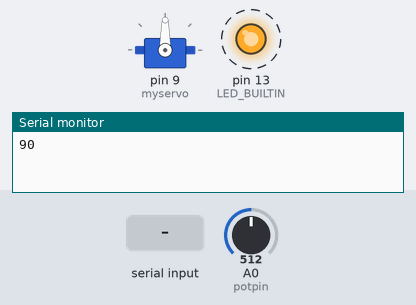
A sketch run on a simulated Arduino Uno, built with avr-gcc and run on an emulated ATmega328P. Parts: servo, output pins drawn as LEDs (lit = HIGH), the last lines printed to the serial monitor. Dashed ring = blinking. Inputs (shaded band) come from the test bench; at power-on: A0 (potpin) = 512.

Above: at 1.25 s.
1.3 s: byte 30 received over Serial
At 2.5 s:
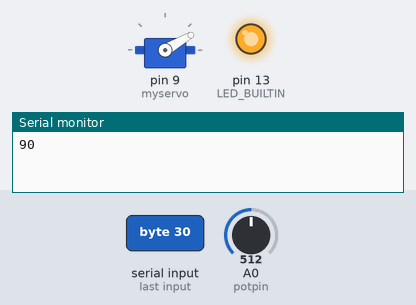
2.8 s: A0 (potpin) set to 716
At 4.75 s:
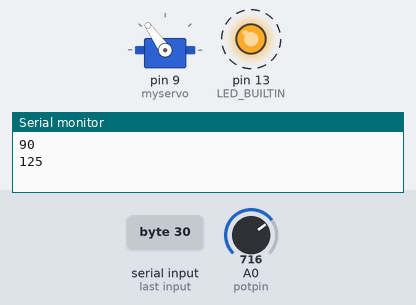
5.8 s: A0 (potpin) set to 900
At 5.95 s:
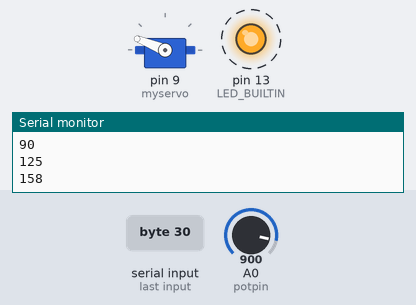
8.8 s: A0 (potpin) set to 1023
At 8.96 s:
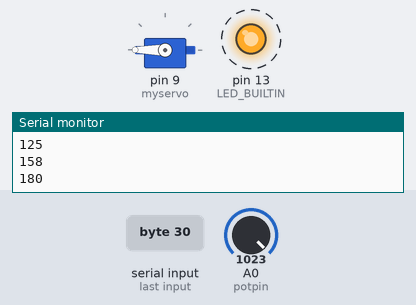
11.8 s: A0 (potpin) set to 306
At 11.96 s:
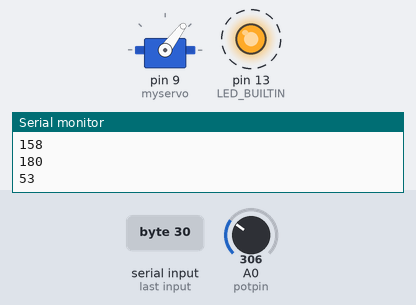
14.8 s: A0 (potpin) set to 122
At 15.27 s:
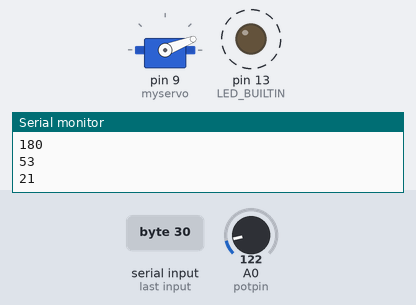
Timing chart, 0 to 18.8 s (numbered marks = the images above; inputs shaded):
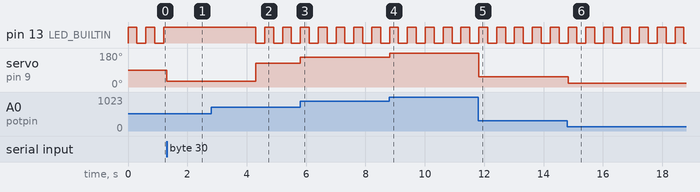

Measured:
- after the input at 1.3 s, pin 13 (LED_BUILTIN): stops changing and stays HIGH; servo on pin 9 (myservo): 90° → 30° at once
- after the input at 2.8 s, servo on pin 9 (myservo): 30° → 125° after 1.5 s
- after the input at 5.8 s, servo on pin 9 (myservo): 125° → 158° at once
- after the input at 8.8 s, servo on pin 9 (myservo): 158° → 180° at once
- after the input at 11.8 s, servo on pin 9 (myservo): 180° → 53° at once
- after the input at 14.8 s, servo on pin 9 (myservo): 53° → 21° at once
- by itself, pin 13 (LED_BUILTIN): alternates HIGH for 0.30 s and LOW for 0.30 s

The sketch:

uno_servo_control.ino
```cpp
/********************************************************************************************
 * Author:       I-Tang (Eden) Chiang <edenchiang12657@gmail.com>
 * Date:         Oct. 28, 2025
 * Description:  Code for receiving data from OOCSI and send the angle data to Arduino UNO
 *               via the serial port, and the UNO move servo to the specific angle
 * Reference:
 *     - Reading data from serial port
 *       https://processing.org/reference/libraries/serial/Serial_readStringUntil_.html
 *     - Moving servo
 *       https://docs.arduino.cc/learn/electronics/servo-motors/
 *     - Read analog input
 *       https://docs.arduino.cc/tutorials/uno-rev3/AnalogReadSerial/
 *     - Writing data to serial port
 *       https://processing.org/reference/libraries/serial/Serial_write_.html
 *
 ********************************************************************************************/
// include servo library
#include <Servo.h>

// create Servo object to control a servo
Servo myservo;

// analog pin used to connect the potentiometer
int potpin = A0;
// variable to read the value from the analog pin
int val;

// build-in LED setup
unsigned long LEDMS = 0;

// last angle from serial port
int lastAngle = 0;

// flow control
bool hasSerialInput = false;
unsigned long lastSerialInputMS = 0;

void setup() {
  // opens serial port, sets data rate to 9600 bps
  Serial.begin(9600);
  lastSerialInputMS = millis();

  // init build-in LED
  pinMode(LED_BUILTIN, OUTPUT);
  digitalWrite(LED_BUILTIN, HIGH);
  LEDMS = millis();

  // init servo, link it to pin 9
  myservo.attach(9);
}

void loop() {

  // triggered as serial port has something is coming in (from Processing)
  while (Serial.available() > 0) {
    // keep builtin LED HIGH for remote mode
    digitalWrite(LED_BUILTIN, HIGH);

    // read incoming data as integer
    int angle = Serial.read();

    // if angle is different from lastAngle, set lastAngle as angle
    // and move servo to angle
    if (lastAngle != angle) {
      // move servo
      myservo.write(angle);
      // update lastAngle
      lastAngle = angle;
      // update lastSerialInputMS
      lastSerialInputMS = millis();
      // switch to remote mode
      hasSerialInput = true;
    }
  }

  // if nothing is coming in over 3 seconds, seitch back to local mode
  if (hasSerialInput && (millis() - lastSerialInputMS) >= 3000) {
    // switch to local mode
    hasSerialInput = false;
    // check potentiometer and move servo if necessary
    checkVal();
  }

  // check only if it's in local mode
  if (!hasSerialInput) {
    // toggle LED for loca mode
    toggleLED();
    // check potentiometer and move servo if necessary
    checkVal();
  }

  // waits for the servo to get there
  delay(100);
}

// read potentiometer as val and interact with servo if the value is different from lastAngle
void checkVal() {
  // reads the value of the potentiometer (value between 0 and 1023)
  val = analogRead(potpin);
  // scale it for use with the servo (value between 0 and 180)
  val = map(val, 0, 1023, 0, 180);

  // if val is different from lastPosition, set lastPosition as val
  // and send val to serial port
  if (val != lastAngle) {
    lastAngle = val;
    myservo.write(val);
    Serial.println(val);
  }
}

// toggle LED status every 250ms
void toggleLED() {
  unsigned long curMS = millis();
  if (curMS - LEDMS > 250) {
    digitalWrite(LED_BUILTIN, !digitalRead(LED_BUILTIN));
    LEDMS = curMS;
  }
}
```
